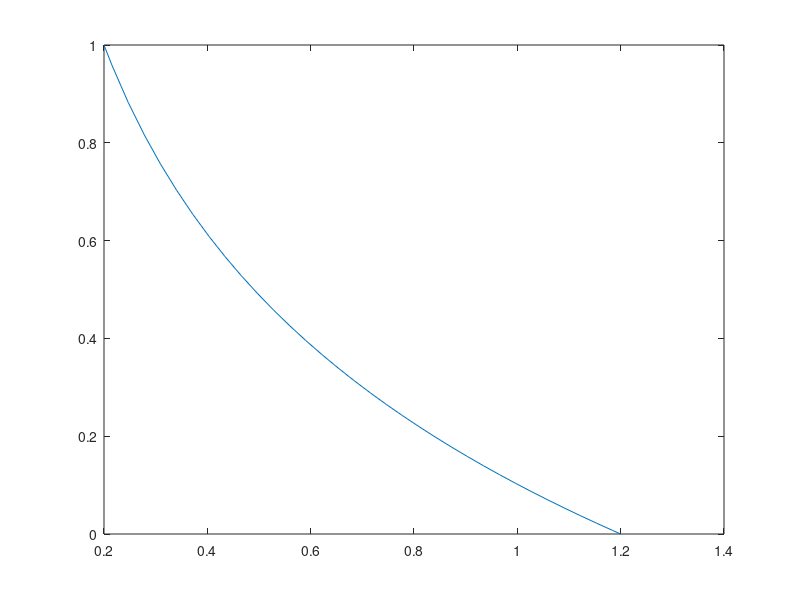

Reproduce this figure in MATLAB.
r0 = 0.2;
R = 1.2;
pr0 = 1;
pR = 0;

r = zeros(34,1);
p = zeros(34,1);
r(1) = 0.2;
dr = 1/64;
p(1) = 1;

for i = 1:32
    r(i + 1) = r(i) + dr;
    p(i + 1) = pr0 + ((log(r(i + 1)/r0))/(log(R/r0)))*(pR - pr0);
    
    dr = 1/32;
end
p(34) = 0;
r(34) = 1.2;
r

plot(r,p)